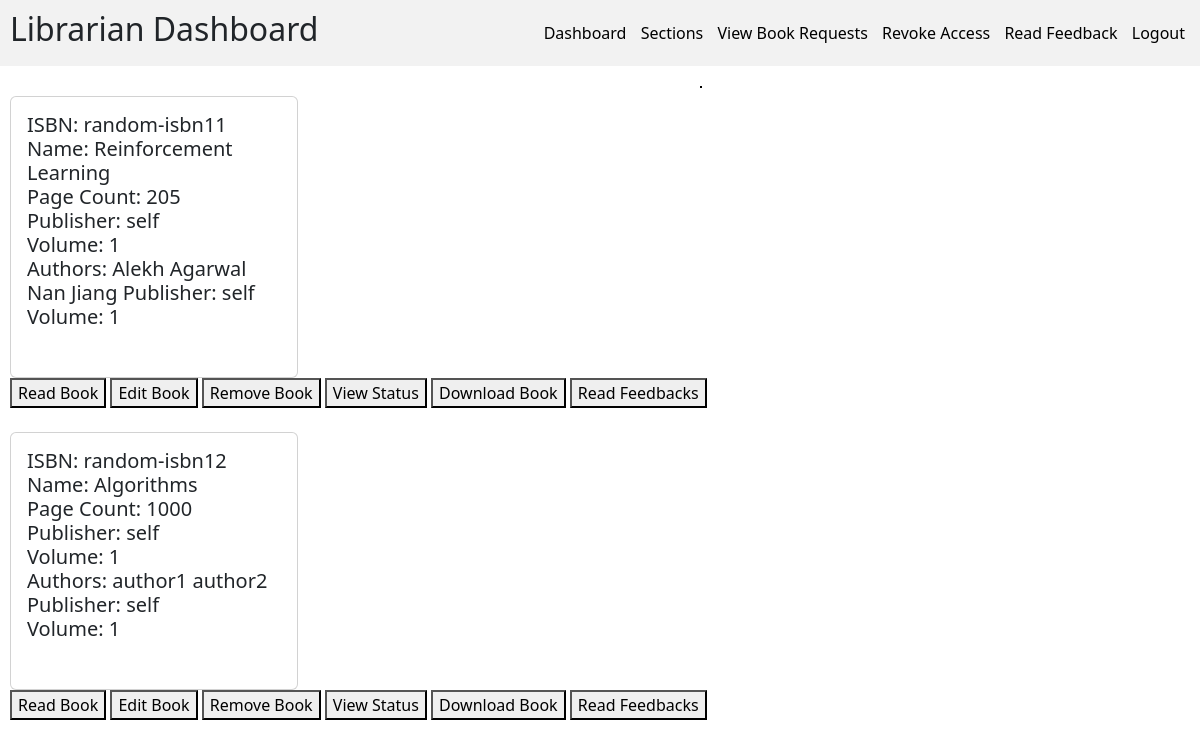
Page /viewBooks/0/search/ (signed in) on the committed database.
### models.py (models this page shows)
class BookModel(db.Model):
    __tablename__ = "book"
    id = Column(Integer, primary_key=True, autoincrement=True)
    isbn = Column(String(13), nullable=False, unique=True)
    name = Column(String(100), nullable=False)
    page_count = Column(Integer, nullable=False)
    content = Column(String, nullable=False)
    publisher = Column(String(100), nullable=False)
    volume = Column(Integer, nullable = False)
    section_id = Column(Integer, ForeignKey("section.id"), nullable=False)
    search_word = Column(String(500), nullable=False)
    price = Column(Integer, nullable=False)

class BookAuthorModel(db.Model):
    __tablename__ = "book_author"
    book_id = Column(Integer, ForeignKey("book.id"), primary_key=True)
    author_name = Column(String(40), primary_key=True)
    search_word = Column(String(40), nullable=False)

### app.py (the view)
@app.route("/viewBooks/<section_id>/search/", methods=["GET"])
@login_required
def searchViewBooks(section_id):
    book_authors = get_all_book_authors()
    search_word = request.args.get("search_word", default="")
    books = findBooks(search_word, filter_section=section_id)
    user_info = UserInfoModel.query.filter_by(uid=current_user.id).first()
    if not user_info:
        flash("User Info not found")
        return redirect("/")
    book_issues = BookIssueModel.query.filter_by(uid=current_user.id).all()
    book_requests = BookRequestsModel.query.filter_by(uid=current_user.id).all()
    my_books = []
    for book_issue in book_issues:
        my_books.append(book_issue)
    for book_request in book_requests:
        my_books.append(book_request)
    return render_template(
        "search_viewBooks.html",
        books=books,
        book_authors=book_authors,
        role=user_info.role,
        my_books=my_books,
    )

### app.py (called while the page is built)
def raw(input: str) -> str:
    return input.lower().replace(" ", "")

def get_all_book_authors():
    return BookAuthorModel.query.all()

### blueprints/api.py (called while the page is built)
@login_manager.user_loader
def load_user(id):
    return UserLoginModel.query.get(id)

### templates/search_viewBooks.html (shortened to what this page needs)
{% if role == "Librarian" %}
{% extends "librarianBase.html" %}
{% else %}
{% extends "generalBase.html" %}
{% endif %}
{% block content %}
<div>
    {% if not books: %}
    <h3>No matching books found</h3>
    {% else %}
    {% for book in books: %}
    <div class="card" style="width: 18rem;">
        <div class="card-body">
            <h5>
                ISBN: {{book.isbn}} <br>
                Name: {{book.name}} <br>
                Page Count: {{book.page_count}} <br>
                Publisher: {{book.publisher}} <br>
                Volume: {{book.volume}} <br>
                Authors:
                {% for book_author in book_authors %}
                    {% if book_author.book_id == book.id: %}
                    {{book_author.author_name}}
                    {% endif %}
                {% endfor %}
                Publisher: {{book.publisher}}<br>
                Volume: {{book.volume}}<br>
                <br>
            </h5>
        </div>
    </div>
    <div>
        {% if (role == "Librarian") %}
        <a href="/readBook?id={{book.id}}"><button>Read Book</button></a>
        <a href="/editBook?id={{book.id}}"><button>Edit Book</button></a>
        <a href="/removeBook?id={{book.id}}"><button>Remove Book</button></a>
        <a href="/librarianDashboard/viewBookStatus?id={{book.id}}"><button>View Status</button></a>
        <a href="/download?id={{book.id}}"><button>Download Book</button></a>
        {% endif %}
        <a href="/readFeedback?id={{book.id}}"><button>Read Feedbacks</button></a>
    </div>
    <br>
    {% endfor %}
    <br>
    {% endif %}
</div>
{% endblock %}

### static/generalStyle.css (style rules this page uses)
html, body { margin: 0px; font-family: Ubuntu, system-ui, -apple-system, BlinkMacSystemFont, "Segoe UI", Roboto, Oxygen, Cantarell, "Open Sans", "Helvetica Neue", sans-serif; }

### rows in the picture
BookModel: isbn "random-isbn11", name "Reinforcement Learning", page_count "205", publisher "self", volume "1"
BookAuthorModel: author_name "Alekh Agarwal"
BookAuthorModel: author_name "Nan Jiang"
BookModel: isbn "random-isbn12", name "Algorithms", page_count "1000", publisher "self", volume "1"
BookAuthorModel: author_name "author1"
BookAuthorModel: author_name "author2"
